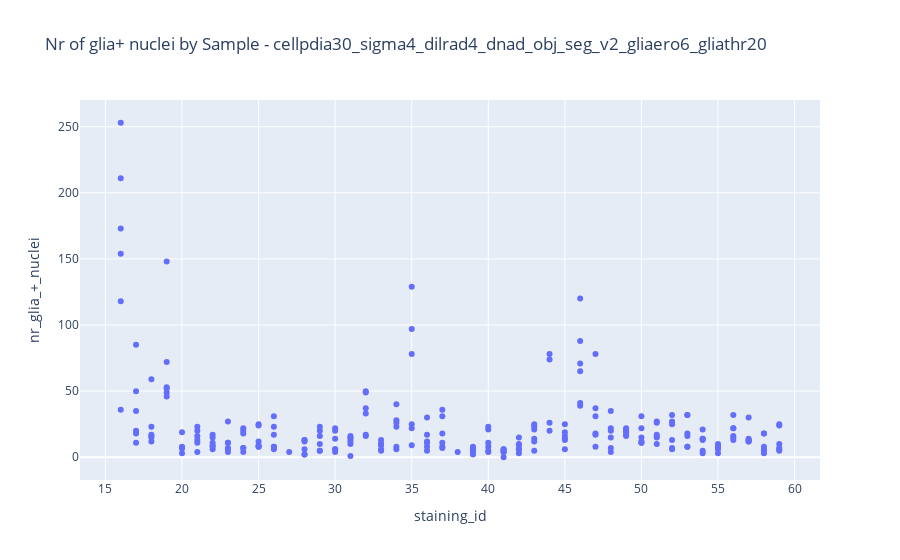

The notebook cell this image was saved under:
### Code cell
# Create the plot
fig = px.scatter(df, x='staining_id', y='nr_glia_+_nuclei',
                 hover_data=['tissue_location','index'], title=f'Nr of glia+ nuclei by Sample - {title}')

# Show the plot
fig.show()

### Figure 1 — Plotly figure (JSON) as saved in the notebook; plotly's stock layout.template omitted (floating-point values rounded to 4 significant figures; data arrays with more than 128 entries replaced by an {"elided": "..."} marker saying what was removed)
{"data": [{"customdata": {"elided": "252x2 mixed values"}, "hovertemplate": "staining_id=%{x}<br>nr_glia_+_nuclei=%{y}<br>tissue_location=%{customdata[0]}<br>index=%{customdata[1]}<extra></extra>", "legendgroup": "", "marker": {"color": "#636efa", "symbol": "circle"}, "mode": "markers", "name": "", "orientation": "v", "showlegend": false, "type": "scatter", "x": {"elided": "252 int values"}, "xaxis": "x", "y": {"elided": "252 int values"}, "yaxis": "y"}], "layout": {"legend": {"tracegroupgap": 0}, "title": {"text": "Nr of glia+ nuclei by Sample - cellpdia30_sigma4_dilrad4_dnad_obj_seg_v2_gliaero6_gliathr20"}, "xaxis": {"anchor": "y", "domain": [0, 1], "title": {"text": "staining_id"}}, "yaxis": {"anchor": "x", "domain": [0, 1], "title": {"text": "nr_glia_+_nuclei"}}}}
